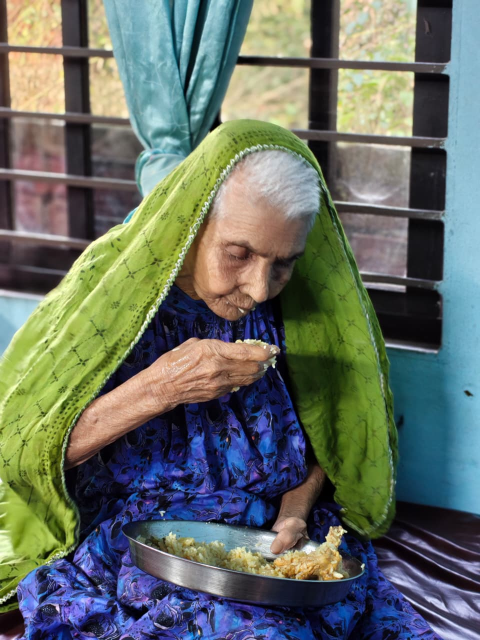
#> input picture assets/images/whatsapp image 2026-10-17 at 10.24.45 pm.jpeg, 960 x 1280 px (shown at 1/2 size); its folder holds only this picture in this run
$ python make_contact_sheet.py
#> lines starting #> are read from the running program, lines starting #| are printed output that depends on the picture

from pathlib import Path
from PIL import Image, ImageOps, ImageDraw, ImageFont
import math

# Input and output folders
IMAGE_DIR = Path("assets/images")
OUTPUT_DIR = Path("contact_sheets")

# Contact sheet layout
COLUMNS = 4
ROWS = 6
THUMB_WIDTH = 240
THUMB_HEIGHT = 175
LABEL_HEIGHT = 42
PADDING = 12

SUPPORTED_FORMATS = {".jpg", ".jpeg", ".png", ".webp"}

OUTPUT_DIR.mkdir(parents=True, exist_ok=True)

images = sorted(
    [
        p for p in IMAGE_DIR.iterdir()
        if p.is_file() and p.suffix.lower() in SUPPORTED_FORMATS
    ],
    key=lambda p: p.name.lower()
)

if not images:
    raise SystemExit(
        f"No images found in {IMAGE_DIR.resolve()}. "
        "Check that your photos are in assets/images."
    )

try:
    font = ImageFont.truetype("arial.ttf", 14)
except OSError:
    font = ImageFont.load_default()

CELL_WIDTH = THUMB_WIDTH + PADDING * 2
CELL_HEIGHT = THUMB_HEIGHT + LABEL_HEIGHT + PADDING * 2

SHEET_WIDTH = COLUMNS * CELL_WIDTH + PADDING
SHEET_HEIGHT = ROWS * CELL_HEIGHT + PADDING

IMAGES_PER_SHEET = COLUMNS * ROWS
total_sheets = math.ceil(len(images) / IMAGES_PER_SHEET)

for sheet_index in range(total_sheets):
    start = sheet_index * IMAGES_PER_SHEET
    batch = images[start:start + IMAGES_PER_SHEET]

    sheet = Image.new(
        "RGB",
        (SHEET_WIDTH, SHEET_HEIGHT),
        "#F4F0E8"
    )
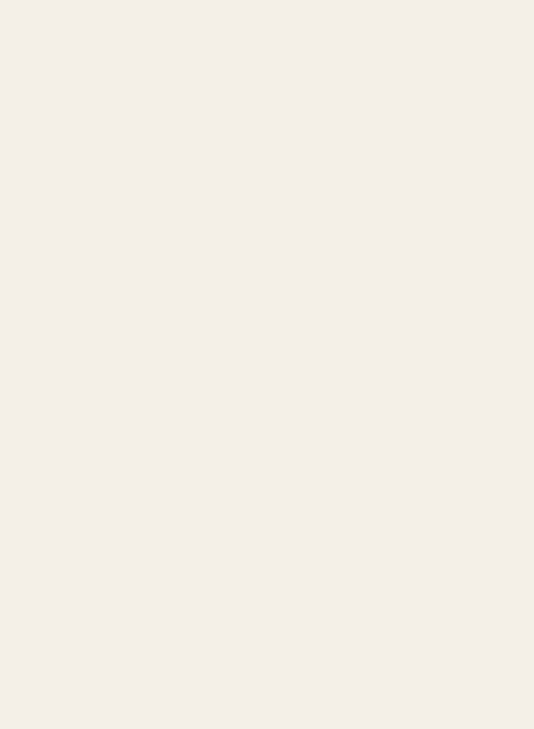
#> sheet: PIL image 1068x1458 RGB (shown at 1/2 size); mean R, G, B 244, 240, 232
    draw = ImageDraw.Draw(sheet)

    for local_index, path in enumerate(batch):
        global_index = start + local_index
        col = local_index % COLUMNS
        row = local_index // COLUMNS

        x = PADDING + col * CELL_WIDTH + PADDING
        y = PADDING + row * CELL_HEIGHT + PADDING

        try:
            with Image.open(path) as source:
#> source is the input picture: PIL image 960x1280 RGB; mean R, G, B 102.6, 111.1, 101.5
                photo = ImageOps.exif_transpose(source).convert("RGB")
                photo.thumbnail((THUMB_WIDTH, THUMB_HEIGHT))
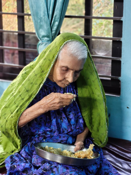
#> photo: PIL image 131x175 RGB; mean R, G, B 102.5, 111, 101.3

                # Center the photo in its thumbnail area
                px = x + (THUMB_WIDTH - photo.width) // 2
#> px = 78
                py = y + (THUMB_HEIGHT - photo.height) // 2
#> py = 24
                sheet.paste(photo, (px, py))

            label = f"{global_index + 1:03d} | {path.name}"
            max_chars = 32
            if len(label) > max_chars:
                label = label[:max_chars - 3] + "..."

            draw.text(
                (x, y + THUMB_HEIGHT + 7),
                label,
                fill="#24382D",
                font=font
            )

        except Exception as error:
            draw.text(
                (x, y + 10),
                f"Could not open: {path.name}",
                fill="#A00000",
                font=font
            )
            print(f"Skipped {path.name}: {error}")

    output_file = OUTPUT_DIR / f"contact_sheet_{sheet_index + 1:02d}.jpg"
    sheet.save(output_file, quality=88)
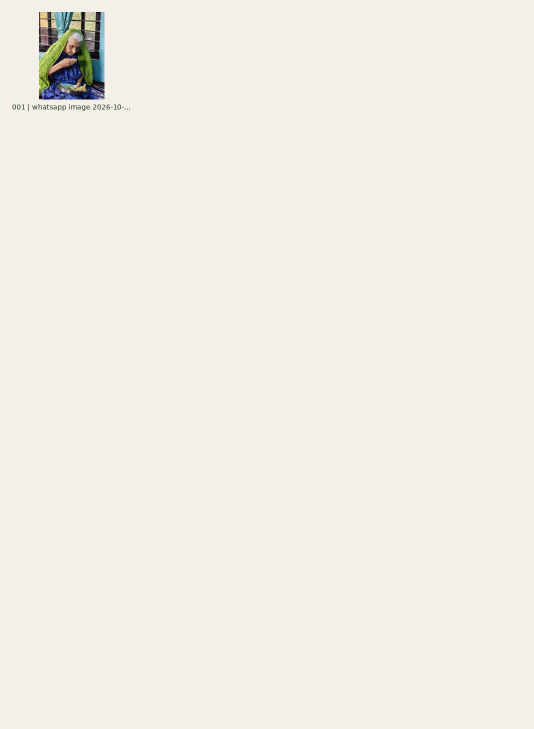
#> saved as contact_sheet_01.jpg: PIL image 1068x1458 RGB (shown at 1/2 size); mean R, G, B 241.8, 238, 230

    print(f"Created: {output_file}")

print(f"\nFinished! Found {len(images)} images.")
print(f"Created {total_sheets} contact sheet(s).")
print(f"Open the folder: {OUTPUT_DIR.resolve()}")

$ run again, on assets/images/whatsapp image 2026-10-17 at 10.24.47 pm.jpeg
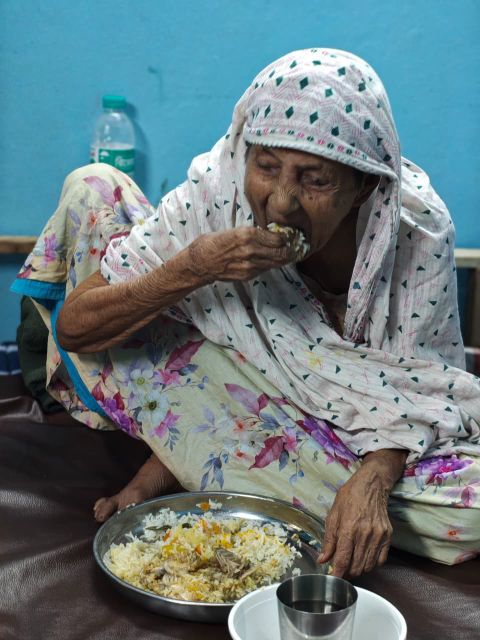
#> input picture assets/images/whatsapp image 2026-10-17 at 10.24.47 pm.jpeg, 960 x 1280 px (shown at 1/2 size)
#> source is the input picture: PIL image 960x1280 RGB; mean R, G, B 102.5, 121.4, 125.2
#> `photo.thumbnail((THUMB_WIDTH, THUMB_HEIGHT))`:
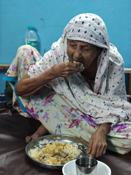
#> photo: PIL image 131x175 RGB; mean R, G, B 102.4, 121.3, 125.1
#> `sheet.save(output_file, quality=88)`:
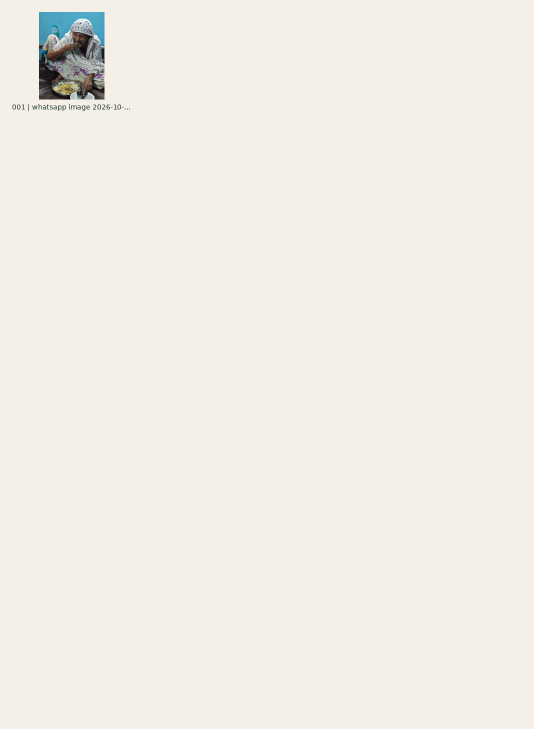
#> saved as contact_sheet_01.jpg: PIL image 1068x1458 RGB (shown at 1/2 size); mean R, G, B 241.8, 238.2, 230.4

$ run again, on assets/images/whatsapp image 2026-10-17 at 10.24.48 pm (1).jpeg
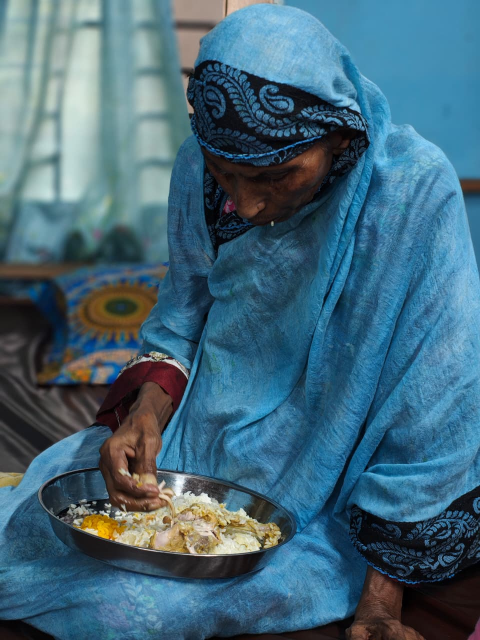
#> input picture assets/images/whatsapp image 2026-10-17 at 10.24.48 pm (1).jpeg, 960 x 1280 px (shown at 1/2 size)
#> source is the input picture: PIL image 960x1280 RGB; mean R, G, B 67.2, 103.2, 121.1
#> `photo.thumbnail((THUMB_WIDTH, THUMB_HEIGHT))`:
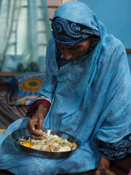
#> photo: PIL image 131x175 RGB; mean R, G, B 67.1, 103.1, 121
#> `sheet.save(output_file, quality=88)`:
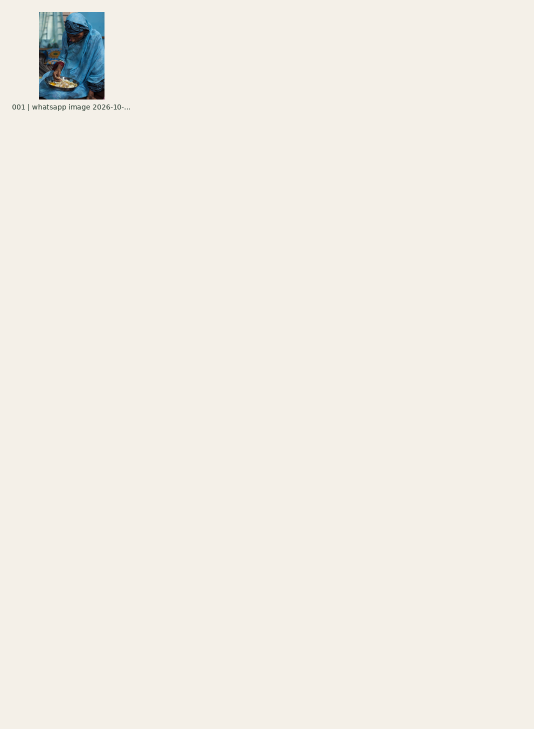
#> saved as contact_sheet_01.jpg: PIL image 1068x1458 RGB (shown at 1/2 size); mean R, G, B 241.3, 237.9, 230.3

$ run again, on assets/images/whatsapp image 2026-10-17 at 10.24.48 pm (2).jpeg
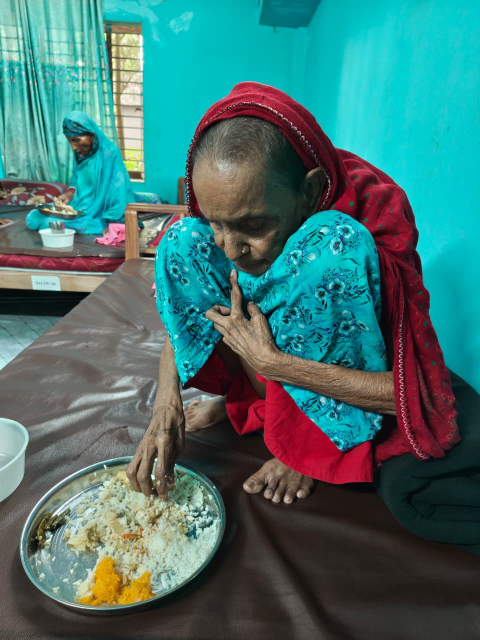
#> input picture assets/images/whatsapp image 2026-10-17 at 10.24.48 pm (2).jpeg, 960 x 1280 px (shown at 1/2 size)
#> source is the input picture: PIL image 960x1280 RGB; mean R, G, B 67, 114.6, 111.7
#> `photo.thumbnail((THUMB_WIDTH, THUMB_HEIGHT))`:
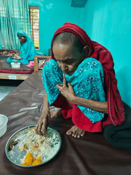
#> photo: PIL image 131x175 RGB; mean R, G, B 66.9, 114.6, 111.6
#> `sheet.save(output_file, quality=88)`:
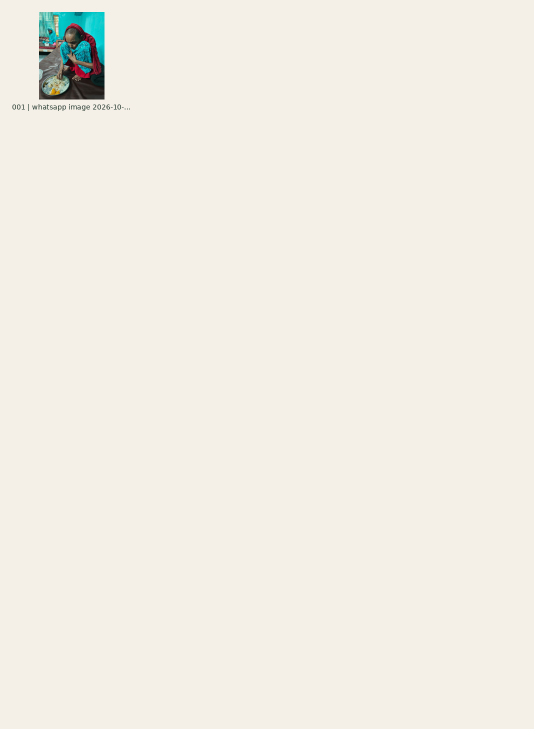
#> saved as contact_sheet_01.jpg: PIL image 1068x1458 RGB (shown at 1/2 size); mean R, G, B 241.3, 238.1, 230.2

$ run again, on assets/images/whatsapp image 2026-10-17 at 10.24.46 pm (1).jpeg
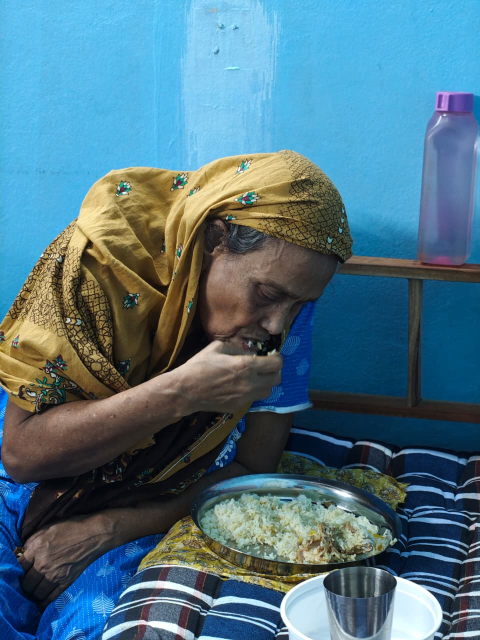
#> input picture assets/images/whatsapp image 2026-10-17 at 10.24.46 pm (1).jpeg, 960 x 1280 px (shown at 1/2 size)
#> source is the input picture: PIL image 960x1280 RGB; mean R, G, B 79.2, 115.2, 130.8
#> `photo.thumbnail((THUMB_WIDTH, THUMB_HEIGHT))`:
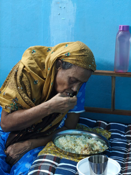
#> photo: PIL image 131x175 RGB; mean R, G, B 79.1, 115, 130.7
#> `sheet.save(output_file, quality=88)`:
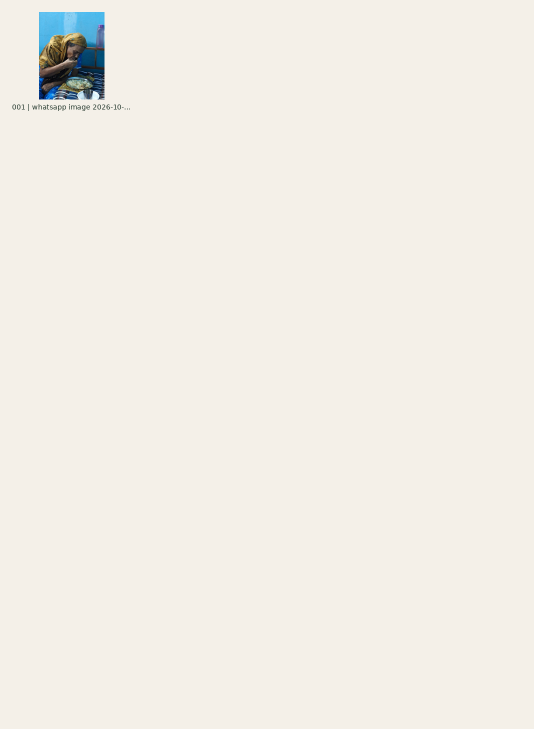
#> saved as contact_sheet_01.jpg: PIL image 1068x1458 RGB (shown at 1/2 size); mean R, G, B 241.5, 238.1, 230.4
